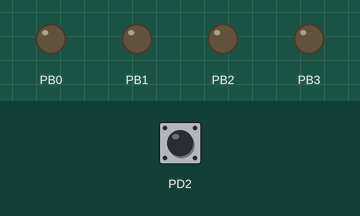
Recording of a program running on a simulated ATmega328P, built with avr-gcc and emulated at 16 MHz. On the bench: output pins drawn as LEDs (lit = HIGH). The inputs (shaded band) are chosen by the test bench; at power-on: PD2 HIGH.

Above: at 1.2 s.
1.3 s: PD2 pulled LOW for 0.15 s
At 2.2 s:
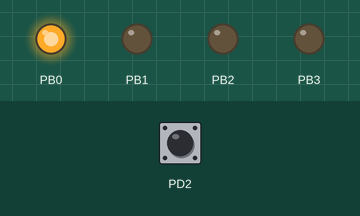
2.9 s: PD2 pulled LOW for 1 s
At 3.4 s:
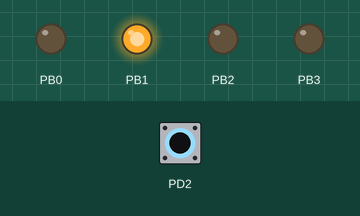
5.4 s: PD2 pulled LOW for 0.15 s
At 6.5 s:
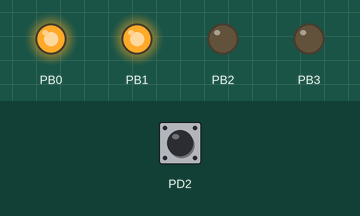
7.0 s: PD2 pulled LOW for 3.2 s
At 7.7 s:
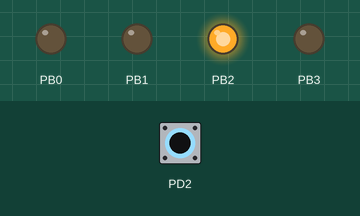
11.7 s: PD2 pulled LOW for 0.15 s
At 12.5 s:
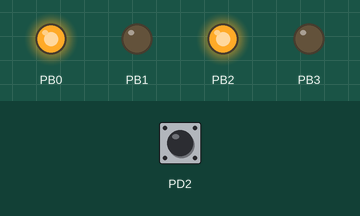
13.3 s: PD2 pulled LOW for 1 s
At 13.7 s:
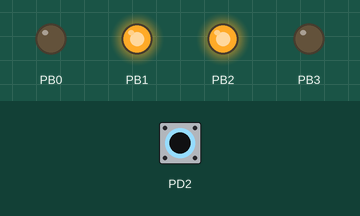
Timing chart, 0 to 16.3 s (numbered marks = the images above; inputs shaded):
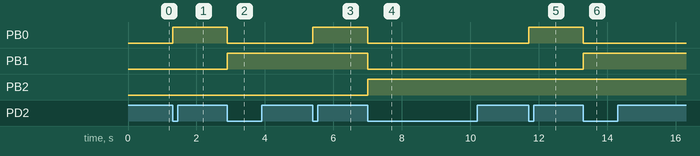

The program:

main.c
```c
/*
 * 4-Bit Binary count rigger by switch.c
 *
 * Created: 13-06-2026 15:27:51
 * Author : ADMIN
 */
#define F_CPU 16000000UL
#include <avr/io.h>
#include <util/delay.h>

void update_leds(uint8_t count)
{
	PORTB = (PORTB & 0xF0) | (count & 0x0F);
}

int main(void)
{
	DDRB|= ( 1 << PB0 ) | ( 1 << PB1 ) | ( 1 << PB2 ) | ( 1 << PB3 );
    DDRD &=~ ( 1 << PD2);

    PORTD |= ( 1 << PD2 );
	 uint8_t count = 0;
	 uint8_t last_button_state = 1;

    while (1)
    {
		uint8_t button_state ;
		button_state = (PIND & ( 1 << PD2 )) ? 1:0;

		if (last_button_state == 1 && button_state == 0 )
		{
			count ++;
		}

		if(count > 15)
		{
			count = 0 ;
       }
    update_leds(count);
	_delay_ms(50);
	last_button_state = button_state ;
	}

}
```

Measured:
- after the input at 1.3 s, PB0: LOW → HIGH at once
- after the input at 2.9 s, PB0: HIGH → LOW at once; PB1: LOW → HIGH at once
- after the input at 5.4 s, PB0: LOW → HIGH at once
- after the input at 7.0 s, PB0, PB1: HIGH → LOW at once; PB2: LOW → HIGH at once
- after the input at 11.7 s, PB0: LOW → HIGH at once
- after the input at 13.3 s, PB0: HIGH → LOW at once; PB1: LOW → HIGH at once
